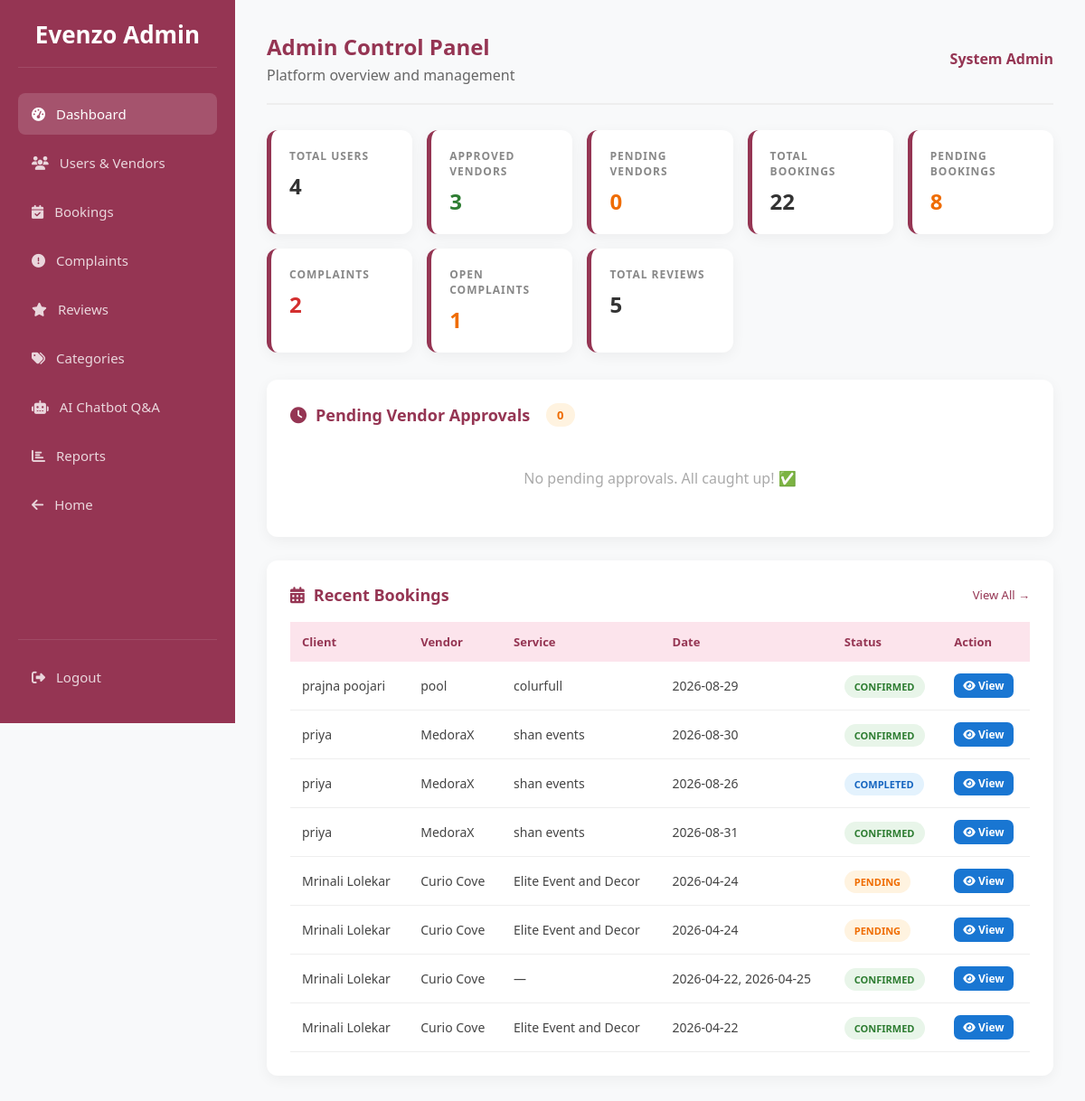
Page /admin_dashboard (signed in) on the committed database.
### tables this page shows
CREATE TABLE bookings (
            id INTEGER PRIMARY KEY AUTOINCREMENT,
            client_id INTEGER NOT NULL,
            manager_id INTEGER NOT NULL,
            service_id INTEGER,
            event_date DATE NOT NULL,
            status TEXT DEFAULT 'pending', -- pending, confirmed, rejected
            total_amount REAL,
            payment_status TEXT DEFAULT 'unpaid',
            created_at TIMESTAMP DEFAULT CURRENT_TIMESTAMP, client_phone TEXT, client_message TEXT, selected_package TEXT, event_location TEXT, cancelled_by TEXT, cancel_reason TEXT, transaction_id TEXT, receipt_number TEXT, cf_order_id TEXT,
            FOREIGN KEY (client_id) REFERENCES users (id),
            FOREIGN KEY (manager_id) REFERENCES users (id),
            FOREIGN KEY (service_id) REFERENCES services (id)
        );

CREATE TABLE users (
            id INTEGER PRIMARY KEY AUTOINCREMENT,
            full_name TEXT NOT NULL,
            email TEXT UNIQUE NOT NULL,
            password TEXT NOT NULL,
            role TEXT CHECK(role IN ('user', 'admin', 'eventmanager')) NOT NULL,
            is_approved INTEGER DEFAULT 0, -- 0=Pending, 1=Approved by Admin
            created_at TIMESTAMP DEFAULT CURRENT_TIMESTAMP
        , reset_otp TEXT, is_active INTEGER DEFAULT 1);

CREATE TABLE manager_profiles (
            id INTEGER PRIMARY KEY AUTOINCREMENT,
            user_id INTEGER NOT NULL,
            business_name TEXT NOT NULL,
            phone TEXT NOT NULL,
            license_path TEXT, -- Path to uploaded JPEG/PDF license
            bio TEXT,
            base_price REAL DEFAULT 0.0,
            rating REAL DEFAULT 0.0, profile_pic TEXT, location TEXT, -- For the "Ratings/Reviews system"
            FOREIGN KEY (user_id) REFERENCES users (id) ON DELETE CASCADE
        );

CREATE TABLE services (
                id INTEGER PRIMARY KEY AUTOINCREMENT,
                manager_id INTEGER NOT NULL,
                category TEXT,
                service_name TEXT NOT NULL,
                service_location TEXT,       
                services_offered TEXT,       
                experience_years INTEGER,    
                pricing TEXT,                
                images TEXT,                 
                description TEXT, unavailable_dates TEXT, pkg_basic_name TEXT DEFAULT 'Basic (Silver)', pkg_basic_price REAL DEFAULT 0.0, pkg_basic_desc TEXT, pkg_premium_name TEXT DEFAULT 'Premium (Gold)', pkg_premium_price REAL DEFAULT 0.0, pkg_premium_desc TEXT, pkg_luxury_name TEXT DEFAULT 'Luxury (Platinum)', pkg_luxury_price REAL DEFAULT 0.0, pkg_luxury_desc TEXT, package_tier TEXT DEFAULT 'Standard', is_active INTEGER DEFAULT 1,
                FOREIGN KEY (manager_id) REFERENCES users (id) ON DELETE CASCADE
            );

### app.py (the view)
@app.route('/admin_dashboard')
def admin_dashboard():
    if 'user_id' not in session or session['role'] != 'admin':
        return redirect(url_for('index'))
    conn = get_db_connection()
    pending_managers = conn.execute('''
        SELECT u.id, u.full_name, u.email, u.created_at,
               m.business_name, m.phone, m.license_path
        FROM users u JOIN manager_profiles m ON u.id = m.user_id
        WHERE u.role='eventmanager' AND u.is_approved=0
        ORDER BY u.created_at DESC
    ''').fetchall()
    stats = {}
    stats['total_users']      = conn.execute("SELECT COUNT(*) FROM users WHERE role='user'").fetchone()[0]
    stats['total_vendors']    = conn.execute("SELECT COUNT(*) FROM users WHERE role='eventmanager' AND is_approved=1").fetchone()[0]
    stats['pending_vendors']  = conn.execute("SELECT COUNT(*) FROM users WHERE role='eventmanager' AND is_approved=0").fetchone()[0]
    stats['total_bookings']   = conn.execute("SELECT COUNT(*) FROM bookings").fetchone()[0]
    stats['pending_bookings'] = conn.execute("SELECT COUNT(*) FROM bookings WHERE status='pending'").fetchone()[0]
    stats['confirmed_bookings']= conn.execute("SELECT COUNT(*) FROM bookings WHERE status='confirmed'").fetchone()[0]
    stats['completed_bookings']= conn.execute("SELECT COUNT(*) FROM bookings WHERE status='completed'").fetchone()[0]
    stats['total_complaints'] = conn.execute("SELECT COUNT(*) FROM complaints").fetchone()[0]
    stats['pending_complaints']= conn.execute("SELECT COUNT(*) FROM complaints WHERE status='pending'").fetchone()[0]
    stats['total_reviews']    = conn.execute("SELECT COUNT(*) FROM reviews").fetchone()[0]
    recent_bookings = conn.execute('''
        SELECT b.*, u.full_name as client_name, m.business_name, s.service_name
        FROM bookings b
        JOIN users u ON b.client_id=u.id
        JOIN manager_profiles m ON b.manager_id=m.user_id
        LEFT JOIN services s ON b.service_id=s.id
        ORDER BY b.created_at DESC LIMIT 10
    ''').fetchall()
    notifs = conn.execute(
        "SELECT * FROM notifications WHERE user_id=? ORDER BY created_at DESC LIMIT 20",
        (session['user_id'],)
    ).fetchall()
    unread_count = sum(1 for n in notifs if not n['is_read'])
    conn.close()
    return render_template('admin_dashboard.html',
        pending_managers=pending_managers, stats=stats,
        recent_bookings=recent_bookings,
        notifications=notifs, unread_count=unread_count)

### app.py (called while the page is built)
def get_db_connection():
    conn = sqlite3.connect('database.db', timeout=10)
    conn.row_factory = sqlite3.Row
    conn.execute("PRAGMA foreign_keys = ON")
    return conn

### frontend/templates/admin_dashboard.html (shortened to what this page needs)
<!DOCTYPE html>
<html lang="en">
<head>
<link rel="stylesheet" href="https://cdnjs.cloudflare.com/ajax/libs/font-awesome/6.4.0/css/all.min.css">
</head>
<body>
<div class="sidebar">
  <div class="logo">Evenzo Admin</div>
  <nav>
    <a class="nav-item active" href="{{ url_for('admin_dashboard') }}"><i class="fas fa-tachometer-alt"></i> Dashboard</a>
    <a class="nav-item" href="{{ url_for('admin_users') }}"><i class="fas fa-users"></i> Users & Vendors</a>
    <a class="nav-item" href="{{ url_for('admin_bookings') }}"><i class="fas fa-calendar-check"></i> Bookings</a>
    <a class="nav-item" href="{{ url_for('admin_complaints') }}"><i class="fas fa-exclamation-circle"></i> Complaints</a>
    <a class="nav-item" href="{{ url_for('admin_reviews') }}"><i class="fas fa-star"></i> Reviews</a>
    <a class="nav-item" href="{{ url_for('admin_categories') }}"><i class="fas fa-tags"></i> Categories</a>
    <a class="nav-item" href="{{ url_for('admin_chatbot') }}"><i class="fas fa-robot"></i> AI Chatbot Q&A</a>
    <a class="nav-item" href="{{ url_for('admin_reports') }}"><i class="fas fa-chart-bar"></i> Reports</a>
    <a class="nav-item" href="{{ url_for('index') }}"><i class="fas fa-arrow-left"></i> Home</a>
  </nav>
  <div class="logout-box">
    <a class="nav-item" href="{{ url_for('logout') }}"><i class="fas fa-sign-out-alt"></i> Logout</a>
  </div>
</div>
<div class="main">
  <div class="topbar">
    <div class="welcome"><h1>Admin Control Panel</h1><p>Platform overview and management</p></div>
    <span style="font-weight:600;color:var(--primary)">{{ session.user_name }}</span>
  </div>
  <div class="stats">
    <div class="stat-card" onclick="location.href='{{ url_for('admin_users') }}'">
      <h3>Total Users</h3><div class="val">{{ stats.total_users }}</div>
    </div>
    <div class="stat-card" onclick="location.href='{{ url_for('admin_users') }}?role=eventmanager'">
      <h3>Approved Vendors</h3><div class="val" style="color:#2e7d32">{{ stats.total_vendors }}</div>
    </div>
    <div class="stat-card">
      <h3>Pending Vendors</h3><div class="val" style="color:#ef6c00">{{ stats.pending_vendors }}</div>
    </div>
    <div class="stat-card" onclick="location.href='{{ url_for('admin_bookings') }}'">
      <h3>Total Bookings</h3><div class="val">{{ stats.total_bookings }}</div>
    </div>
    <div class="stat-card" onclick="location.href='{{ url_for('admin_bookings') }}?status=pending'">
      <h3>Pending Bookings</h3><div class="val" style="color:#ef6c00">{{ stats.pending_bookings }}</div>
    </div>
    <div class="stat-card" onclick="location.href='{{ url_for('admin_complaints') }}'">
      <h3>Complaints</h3><div class="val" style="color:#d32f2f">{{ stats.total_complaints }}</div>
    </div>
    <div class="stat-card" onclick="location.href='{{ url_for('admin_complaints') }}?status=pending'">
      <h3>Open Complaints</h3><div class="val" style="color:#ef6c00">{{ stats.pending_complaints }}</div>
    </div>
    <div class="stat-card" onclick="location.href='{{ url_for('admin_reviews') }}'">
      <h3>Total Reviews</h3><div class="val">{{ stats.total_reviews }}</div>
    </div>
  </div>
  <div class="card">
    <h2><i class="fas fa-clock"></i> Pending Vendor Approvals
      <span style="background:#fff3e0;color:#ef6c00;padding:4px 12px;border-radius:20px;font-size:13px;font-weight:bold;margin-left:8px">{{ pending_managers|length }}</span>
    </h2>
    {% if pending_managers %}
    <div style="overflow-x:auto">
    <table><thead><tr><th>Name</th><th>Business</th><th>Email</th><th>Applied</th><th>Actions</th></tr></thead><tbody>
    {% for m in pending_managers %}
    <tr>
      <td><strong>{{ m.full_name }}</strong></td>
      <td>{{ m.business_name }}</td>
      <td>{{ m.email }}</td>
      <td>{{ m.created_at[:10] if m.created_at else '—' }}</td>
      <td>
        <a href="{{ url_for('admin_view_vendor', vendor_id=m.id) }}" class="btn btn-view btn-sm"><i class="fas fa-eye"></i> View</a>
        <button class="btn btn-approve btn-sm" onclick="openAction({{ m.id }},'approve')"><i class="fas fa-check"></i> Approve</button>
        <button class="btn btn-reject btn-sm" onclick="openAction({{ m.id }},'reject')"><i class="fas fa-times"></i> Reject</button>
      </td>
    </tr>
    {% endfor %}
    </tbody></table></div>
    {% else %}
    <p style="text-align:center;color:#aaa;padding:28px">No pending approvals. All caught up! ✅</p>
    {% endif %}
  </div>
  <div class="card">
    <h2><i class="fas fa-calendar-alt"></i> Recent Bookings <a href="{{ url_for('admin_bookings') }}" style="font-size:13px;color:var(--primary);text-decoration:none;margin-left:auto;font-weight:normal">View All →</a></h2>
    {% if recent_bookings %}
    <div style="overflow-x:auto">
    <table><thead><tr><th>Client</th><th>Vendor</th><th>Service</th><th>Date</th><th>Status</th><th>Action</th></tr></thead><tbody>
    {% for b in recent_bookings %}
    <tr>
      <td>{{ b.client_name }}</td>
      <td>{{ b.business_name }}</td>
      <td>{{ b.service_name or '—' }}</td>
      <td>{{ b.event_date }}</td>
      <td><span class="badge badge-{{ b.status }}">{{ b.status }}</span></td>
      <td><a href="{{ url_for('admin_view_booking', booking_id=b.id) }}" class="btn btn-view btn-sm"><i class="fas fa-eye"></i> View</a></td>
    </tr>
    {% endfor %}
    </tbody></table></div>
    {% else %}
    <p style="text-align:center;color:#aaa;padding:28px">No bookings yet.</p>
    {% endif %}
  </div>
</div>
</body>
</html>

### frontend/templates/admin_dashboard.html (style rules this page uses)
:root { --primary:#953553;--bg:#f8f9fa;--sw:260px }
* { margin:0;padding:0;box-sizing:border-box;font-family:'Segoe UI',sans-serif }
body { background:var(--bg);display:flex;min-height:100vh }
.sidebar { width:var(--sw);background:var(--primary);height:100vh;position:fixed;left:0;top:0;color:#fff;padding:20px;display:flex;flex-direction:column;z-index:1000;overflow-y:auto }
.sidebar .logo { font-size:26px;font-weight:bold;text-align:center;border-bottom:1px solid rgba(255,255,255,.1);padding-bottom:18px;margin-bottom:28px }
.nav-item { padding:13px 15px;margin-bottom:8px;border-radius:8px;display:flex;align-items:center;gap:12px;color:rgba(255,255,255,.8);text-decoration:none;transition:.3s;font-size:15px }
.nav-item:hover,.nav-item.active { background:rgba(255,255,255,.15);color:#fff }
.logout-box { margin-top:auto;padding-top:18px;border-top:1px solid rgba(255,255,255,.1) }
.main { margin-left:var(--sw);width:calc(100% - var(--sw));padding:35px;min-height:100vh }
.topbar { display:flex;justify-content:space-between;align-items:center;margin-bottom:28px;padding-bottom:20px;border-bottom:2px solid #eee }
.welcome h1 { color:var(--primary);font-size:24px }
.welcome p { color:#666;margin-top:4px }
.stats { display:grid;grid-template-columns:repeat(auto-fit,minmax(160px,1fr));gap:16px;margin-bottom:30px }
.stat-card { background:#fff;padding:20px;border-radius:12px;box-shadow:0 4px 15px rgba(0,0,0,.05);border-left:5px solid var(--primary);cursor:pointer;transition:.2s }
.stat-card h3 { font-size:12px;color:#888;text-transform:uppercase;letter-spacing:1px;margin-bottom:8px }
.stat-card .val { font-size:24px;font-weight:bold;color:#333 }
.card { background:#fff;border-radius:12px;padding:26px;box-shadow:0 4px 15px rgba(0,0,0,.05);margin-bottom:26px }
.card h2 { color:var(--primary);margin-bottom:18px;font-size:18px;display:flex;align-items:center;gap:10px }
table { width:100%;border-collapse:collapse }
th { text-align:left;padding:13px;background:#fce4ec;color:var(--primary);font-size:13px }
td { padding:13px;border-bottom:1px solid #eee;font-size:14px;color:#444;vertical-align:middle }
.badge { padding:5px 11px;border-radius:20px;font-size:11px;font-weight:bold;text-transform:uppercase }
.badge-pending { background:#fff3e0;color:#ef6c00 }
.badge-approved,.badge-confirmed,.badge-active { background:#e8f5e9;color:#2e7d32 }
.badge-completed { background:#e3f2fd;color:#1565c0 }
.btn { display:inline-block;padding:7px 13px;border-radius:7px;font-weight:600;font-size:13px;text-decoration:none;border:none;cursor:pointer;transition:.2s }
.btn-view { background:#1976d2;color:#fff }
.btn-sm { padding:5px 10px;font-size:12px }

### rows in the picture
bookings: client_name "prajna poojari", business_name "pool", service_name "colurfull", event_date "2026-08-29", status "CONFIRMED"
bookings: client_name "priya", business_name "MedoraX", service_name "shan events", event_date "2026-08-30", status "CONFIRMED"
bookings: client_name "priya", business_name "MedoraX", service_name "shan events", event_date "2026-08-26", status "COMPLETED"
bookings: client_name "priya", business_name "MedoraX", service_name "shan events", event_date "2026-08-31", status "CONFIRMED"
bookings: client_name "Mrinali Lolekar", business_name "Curio Cove", service_name "Elite Event and Decor", event_date "2026-04-24", status "PENDING"
bookings: client_name "Mrinali Lolekar", business_name "Curio Cove", service_name "Elite Event and Decor", event_date "2026-04-24", status "PENDING"
bookings: client_name "Mrinali Lolekar", business_name "Curio Cove", service_name "—", event_date "2026-04-22, 2026-04-25", status "CONFIRMED"
bookings: client_name "Mrinali Lolekar", business_name "Curio Cove", service_name "Elite Event and Decor", event_date "2026-04-22", status "CONFIRMED"

### other values in the picture
{{ session.user_name }} "System Admin"
{{ stats.total_users }} "4"
{{ stats.total_vendors }} "3"
{{ stats.pending_vendors }} "0"
{{ stats.total_bookings }} "22"
{{ stats.pending_bookings }} "8"
{{ stats.total_complaints }} "2"
{{ stats.pending_complaints }} "1"
{{ stats.total_reviews }} "5"
{{ pending_managers|length }} "0"
